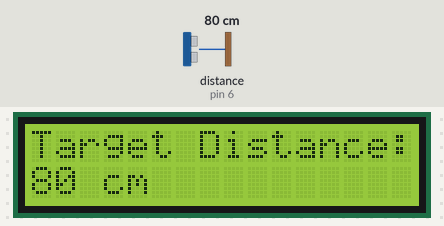
The sketch below on a simulated Arduino Uno, built with avr-gcc and run on an emulated ATmega328P. Parts: 16×2 character LCD. The test bench sets the inputs (shaded band); at power-on: distance to the obstacle (sensor on pin 6) 80 cm. The echo pulse lasts 58.3 µs per cm.

Above: at 1.2 s.
1.3 s: distance to the obstacle (sensor on pin 6) set to 2 cm
At 2.2 s:
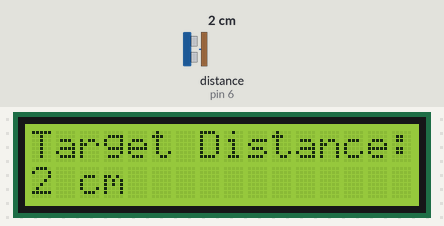
3.1 s: distance to the obstacle (sensor on pin 6) set to 4 cm
At 4.1 s:
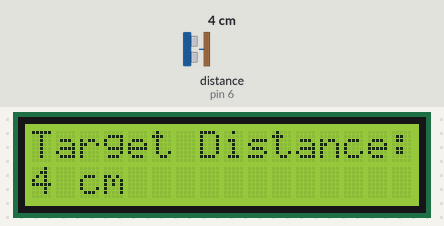
4.7 s: distance to the obstacle (sensor on pin 6) set to 9 cm
At 6.0 s:
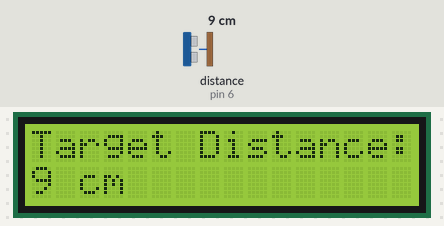
Timing chart, 0 to 7.7 s (numbered marks = the images above; inputs shaded):
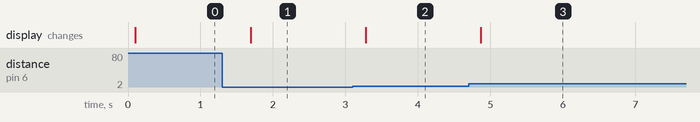

Measured:
- after the input at 1.3 s, the display: changes after 0.39 s (image 1)
- after the input at 3.1 s, the display: changes after 0.18 s (image 2)
- after the input at 4.7 s, the display: changes after 0.17 s (image 3)

The sketch:

lcdtest.ino
```cpp
#include <LiquidCrystal.h>
#include "SR04.h"
#define TRIG 6
#define ECHO 5

int rs = 7;
int en = 8;
int d4 = 9;
int d5 = 10;
int d6 = 11;
int d7 = 12;


LiquidCrystal lcd(rs, en, d4, d5, d6, d7);
SR04 distanceSensor = SR04(ECHO,TRIG);
long a;

/*
int rs = 7;
int en = 8;
int d4 = 9;
int d5 = 10;
int d6 = 11;
int d7 = 12;

void setup() {
  // put your setup code here, to run once:
  lcd.begin(16,2);
  Serial.begin(9600);
  delay(1000);

  pinMode(TRIG, OUTPUT);
  pinMode(ECHO, INPUT);
}

void loop() {
  // put your main code here, to run repeatedly:
  lcd.setCursor(0, 0);

  //lcd.print("Hello");
  //lcd.setCursor(0,1);
  //lcd.print("There");

  //lcd.print("PBD: "); //XAMPLE OF PRINTING NUMBERS
  //lcd.print(8);
  //lcd.print(" D: ");
  //lcd.print(17.8);
    a=sr04.Distance();
    Serial.print(a);
    Serial.println("cm");
    delay(200);


}
*/

//THIS IS FOR READING A DISTANCE FROM THE ULTRASONIC SENSOR AND THEN PRINTING IT OUT TO LCD
void setup()
{
  pinMode(TRIG, OUTPUT);
  pinMode(ECHO, INPUT);

  lcd.begin(16,2); //Tell Arduino to start your 16 column 2 row LCD
  lcd.setCursor(0,0);  //Set LCD cursor to upper left corner, column 0, row 0
  lcd.print("Target Distance:");  //Print Message on First Row
}

void loop() {
  /*
  long duration, distance;
  digitalWrite(TRIG, LOW);
  delayMicroseconds(2);
  digitalWrite(TRIG, HIGH);
  delayMicroseconds(10);
  digitalWrite(TRIG, LOW);
  duration = pulseIn(ECHO, HIGH);
  distance = (duration/2) / 29.1;
  */
  long distance;
  distance = distanceSensor.Distance();

  lcd.setCursor(0,1);  //Set cursor to first column of second row
  lcd.print("                "); //Print blanks to clear the row
  lcd.setCursor(0,1);   //Set Cursor again to first column of second row
  lcd.print(distance); //Print measured distance
  lcd.print(" cm");  //Print your units.
  delay(500); //pause to let things settle
}
```
